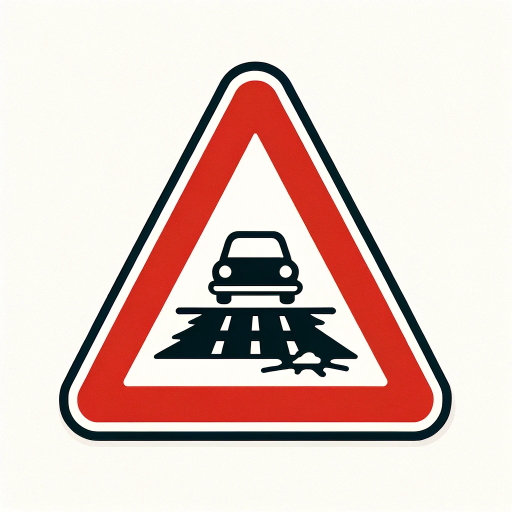
#> input picture web-frontend/src/assets/image/traffic3.webp, 1024 x 1024 px (shown at 1/2 size)
$ python -i calculate_service.py   (imports and definitions only)
#> lines starting #> are read from the running program, lines starting #| are printed output that depends on the picture; after the words box and inside, x2 and y2 are one past the last pixel; in counts of white or black regions, pixels touching at a corner belong together; long printed decimals are rounded
import cv2
import os
import numpy as np
from routers.aws_router import upload_image

def box_drawer(origin_image_path, boxes):
    #  원본 이미지 읽어오기
    image = cv2.imread(origin_image_path)

    for box in boxes:
        x, y, w, h = box.x, box.y, box.width, box.height
        xmin = int(x - w / 2)
        ymin = int(y - h / 2)
        xmax = int(x + w / 2)
        ymax = int(y + h / 2)

        cv2.rectangle(image, (xmin, ymin), (xmax, ymax), (0, 0, 255), 2)

    # cv2.imshow("Image with Boxes", image)
    # cv2.waitKey(0)
    # cv2.destroyAllWindows()

    folder_name = 'origin_boxed'
    if not os.path.exists(folder_name):
        os.makedirs(folder_name)
    base_filename = os.path.basename(origin_image_path)

    boxed_file_path = os.path.join(folder_name, f"{base_filename}")
    cv2.imwrite(boxed_file_path, image)

    # url = upload_image(boxed_file_path)
    return boxed_file_path


def calculate_object_scale(image_path):
    image = cv2.imread(image_path)
#> image is the input picture: shape (1024, 1024, 3); mean B, G, R 196.5, 202.9, 225.3
    hsv = cv2.cvtColor(image, cv2.COLOR_BGR2HSV)
#> hsv: shape (1024, 1024, 3); mean H, S, V 28.5, 56, 227.6

    # [10 lines of commented-out code are left out]
    lower_red1 = np.array([0, 150, 150])  # H 범위를 좁혀 정확도를 높임
    upper_red1 = np.array([10, 255, 255])
    mask1 = cv2.inRange(hsv, lower_red1, upper_red1)
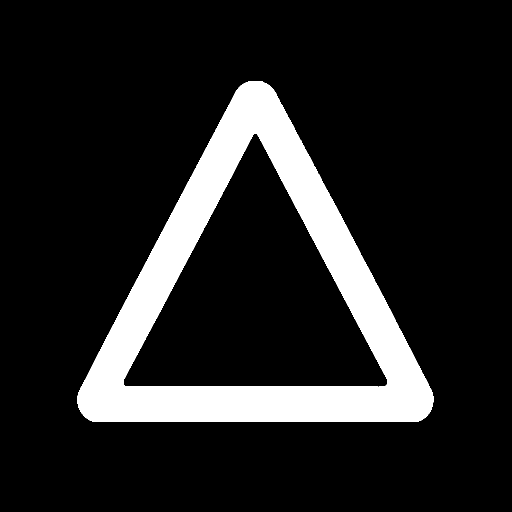
#> mask1: shape (1024, 1024) (shown at 1/2 size); 13.6% white; 1 white region, box (x1, y1, x2, y2) and area: (155, 162, 867, 844) 142727

    lower_red2 = np.array([170, 150, 150])
    upper_red2 = np.array([180, 255, 255])
    mask2 = cv2.inRange(hsv, lower_red2, upper_red2)
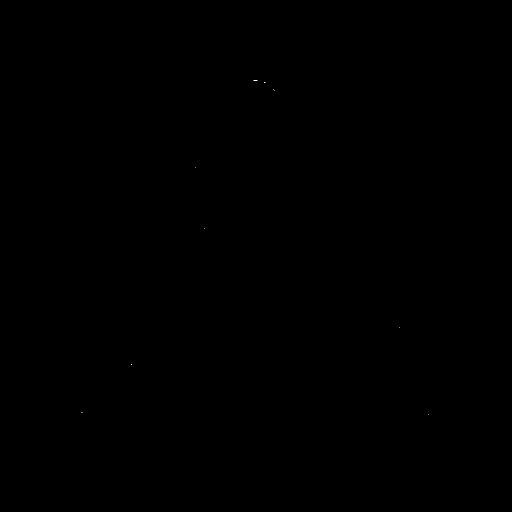
#> mask2: shape (1024, 1024) (shown at 1/2 size); 0% white in thin lines or dots, all inside (x1, y1, x2, y2) = (163, 161, 857, 829)

    # 두 마스크를 결합하여 빨간색 마스크 생성
    red_mask = cv2.bitwise_or(mask1, mask2)
#> red_mask: shape (1024, 1024); 13.6% white; 1 white region

    # 윤곽선 검출
    contours, _ = cv2.findContours(red_mask, cv2.RETR_EXTERNAL, cv2.CHAIN_APPROX_SIMPLE)
#> contours = 1 contour; box (x1, y1, x2, y2) and area: (155, 161, 867, 844) 279454
    max_area_rect = None
    max_area = 0
    count_red_boxes = len(contours)  # 빨간색 사각형의 수
#> count_red_boxes = 1

    # 가장 큰 빨간 사각형의 윤곽선 찾기
    for contour in contours:
        rect = cv2.boundingRect(contour)
        area = rect[2] * rect[3]
        if area > max_area:
            max_area = area
            max_area_rect = rect
#> this loop made 1 pass
#> (area, max_area, max_area_rect) on pass 1: (486296, 486296, (155, 161, 712, 683))
#> after the loop, max_area = 486296

    if max_area_rect is not None:
        # 가장 큰 사각형에 초록색 사각형 그리기
        cv2.rectangle(image, (max_area_rect[0], max_area_rect[1]),
                      (max_area_rect[0] + max_area_rect[2], max_area_rect[1] + max_area_rect[3]),
                      (0, 255, 0), 2)

        # 하단부와 연결하는 파란색 선 그리기
        bottom_of_rectangle = max_area_rect[1] + max_area_rect[3]
#> bottom_of_rectangle = 844
        cv2.line(image, (max_area_rect[0] + max_area_rect[2]//2, bottom_of_rectangle),
                 (max_area_rect[0] + max_area_rect[2]//2, image.shape[0]), (255, 0, 0), 2)
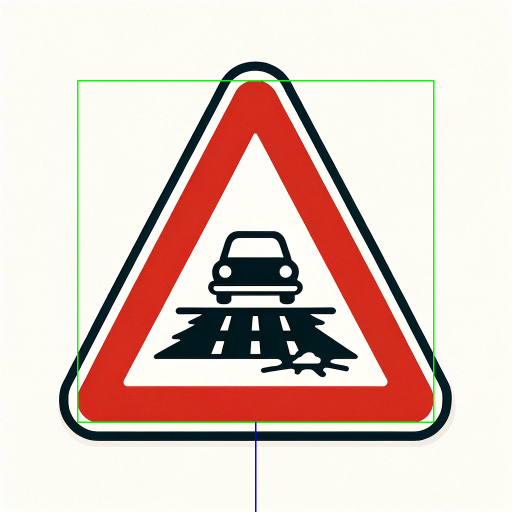
#> image: shape (1024, 1024, 3) (shown at 1/2 size); mean B, G, R 194.9, 203.1, 223.3

        # # 가중치 계산
        # distance_from_bottom = image.shape[0] - bottom_of_rectangle

        # 가중치 계산 (제곱근을 사용하여 부드럽게)
        distance_from_bottom = image.shape[0] - bottom_of_rectangle
#> distance_from_bottom = 180
        weight = np.sqrt(distance_from_bottom / image.shape[0])
#> weight = 0.419

        print("Number of red boxes detected: {count_red_boxes}")
        print("Distance from bottom:", distance_from_bottom)
#| Distance from bottom: 180
        print("Box width in pixels:", max_area_rect[2])
#| Box width in pixels: 712
        print("Adjusted value:", weight * max_area_rect[2])
#| Adjusted value: 298.515

        # 이미지 축소
        scale_percent = 50
        width = int(image.shape[1] * scale_percent / 100)
#> width = 512
        height = int(image.shape[0] * scale_percent / 100)
#> height = 512
        dim = (width, height)
#> dim = (512, 512)
        resized_image = cv2.resize(image, dim, interpolation=cv2.INTER_AREA)
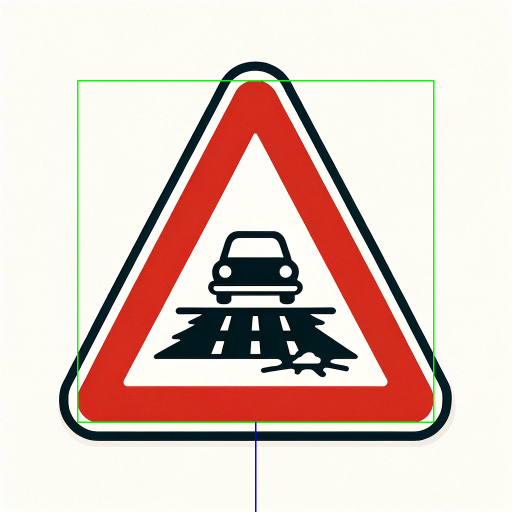
#> resized_image: shape (512, 512, 3); mean B, G, R 195, 203.3, 223.4

        # 결과 이미지 표시
        cv2.imshow('Detected Largest Rectangle', resized_image)
        cv2.waitKey(0)
        cv2.destroyAllWindows()
    else:
        print("No red rectangle found.")

    # 결과값에 따라 위험도 등급을 나눌 범위를 세워야 할 듯. 100~150 / 150~200 / 200 이상 이런식으로?


# ////////////////////////////////////////////////////////////////////////////////////

# 박스 6: (겹치는 사각형 두개가 하나로 묶임 + 동떨어진 사각형 각각 두개 있는 사진)
# Number of red boxes detected: 3
# Distance from bottom: 509
# Box width in pixels: 330
# Adjusted value: 235.55378491033758

# 박스 5: (겹치는 사각형 두개가 하나로 묶임 + 동떨어진 사각형 하나 있는 사진)
# Number of red boxes detected: 2
# Distance from bottom: 505
# Box width in pixels: 330
# Adjusted value: 235.21577062883154


# 박스4: (겹치는 사각형 두개만 있는 사진)
# Number of red boxes detected: 1
# Distance from bottom: 502
# Box width in pixels: 330
# Adjusted value: 235.4655308684915

# 박스3:
# Number of red boxes detected: 1
# Distance from bottom: 544
# Box width in pixels: 208
# Adjusted value: 154.26401803355972

# 박스2:
# Number of red boxes detected: 1
# Distance from bottom: 611
# Box width in pixels: 224
# Adjusted value: 178.4249073411816

# 박스1:
# Number of red boxes detected: 1
# Distance from bottom: 259
# Box width in pixels: 232
# Adjusted value: 120.25394982341653

>>> result = calculate_object_scale('../../../web-frontend/src/assets/image/traffic3.webp')

$ run again, on web-frontend/src/assets/image/road.png
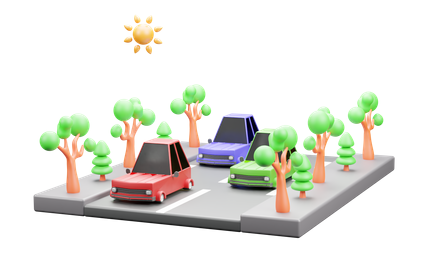
#> input picture web-frontend/src/assets/image/road.png, 438 x 274 px
#> in calculate_object_scale, image is the input picture: shape (274, 438, 3); mean B, G, R 224.6, 231.3, 230.8
#> hsv: shape (274, 438, 3); mean H, S, V 18.1, 16.5, 236.7
#> in calculate_object_scale, `mask1 = cv2.inRange(hsv, lower_red1, upper_red1)`:
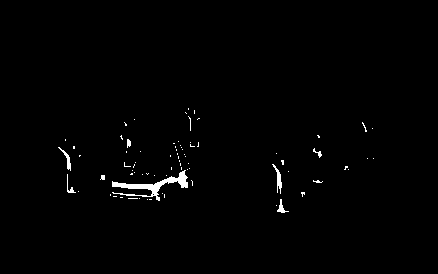
#> mask1: shape (274, 438); 0.99% white; 77 white regions (69 under 20 px), largest, box (x1, y1, x2, y2) and area: (112, 170, 188, 201) 585, (272, 164, 282, 194) 98, (58, 147, 71, 171) 75
#> mask2: shape (274, 438); 0.02% white in thin lines or dots, all inside (x1, y1, x2, y2) = (132, 172, 166, 199)
#> red_mask: shape (274, 438); 1% white; 74 white regions (66 under 20 px)
#> contours = 74 contours, 70 with area under 20; largest, box (x1, y1, x2, y2) and area: (112, 170, 188, 201) 452, (272, 164, 282, 194) 60, (58, 147, 71, 171) 49, (277, 199, 289, 213) 38
#> count_red_boxes = 74
#> the loop in calculate_object_scale, `for contour in contours:` made 74 passes
#> (area, max_area, max_area_rect) on passes 2, 18, 22: (168, 168, (277, 199, 12, 14)), (171, 171, (67, 174, 9, 19)), (2356, 2356, (112, 170, 76, 31))
#> after the loop in calculate_object_scale, `for contour in contours:`: max_area = 2356
#> bottom_of_rectangle = 201
#> distance_from_bottom = 73
#> weight = 0.516
#| Distance from bottom: 73
#| Box width in pixels: 76
#| Adjusted value: 39.228
#> in calculate_object_scale, `resized_image = cv2.resize(image, dim, interpolation=cv2.INTER_AREA)`:
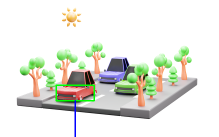
#> resized_image: shape (137, 219, 3); mean B, G, R 224.1, 231.7, 229.7
